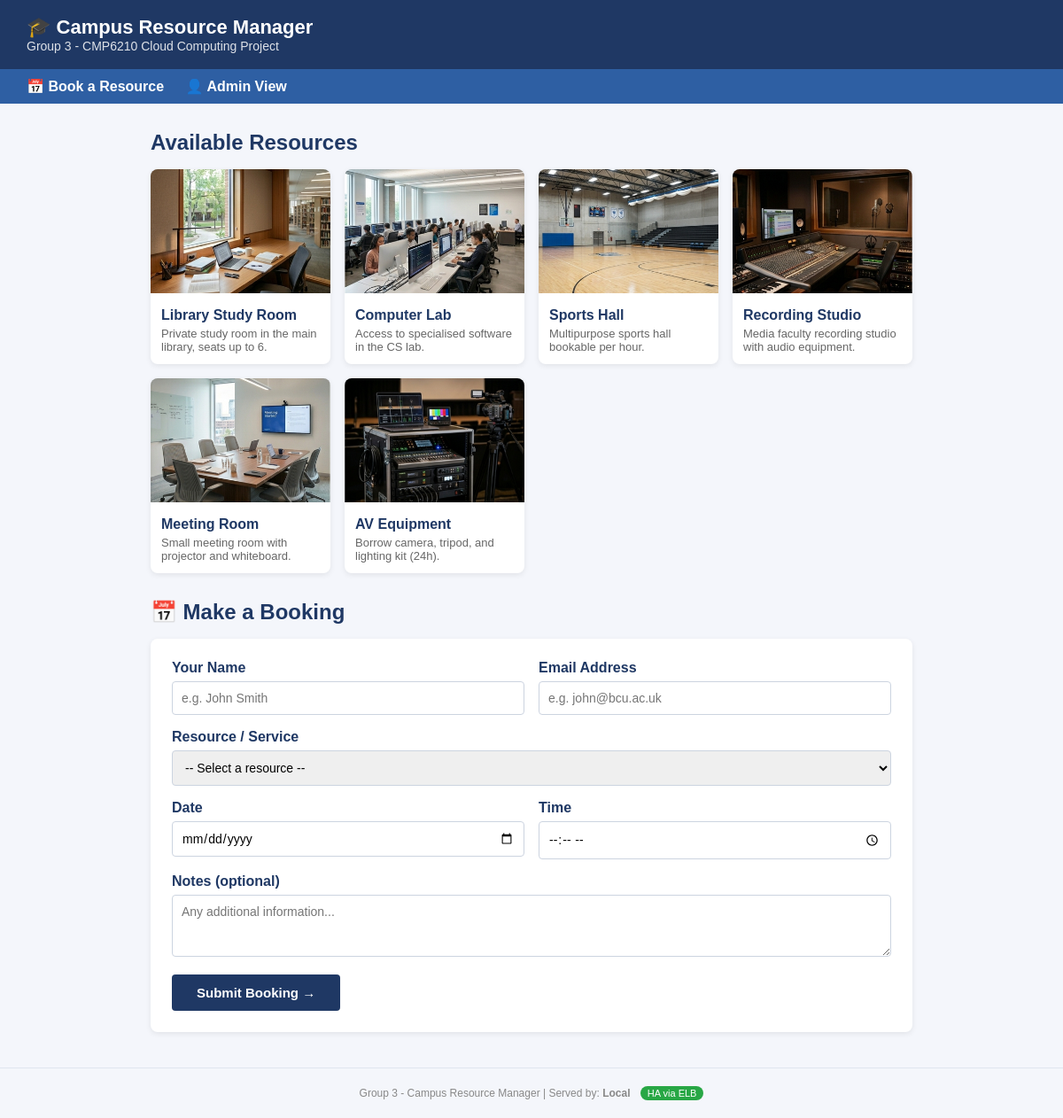
The page /booking_app/index.php on the database its author committed.
### tables this page shows
CREATE TABLE services (
    id              INT AUTO_INCREMENT PRIMARY KEY,
    name            VARCHAR(100) NOT NULL,
    description     VARCHAR(255) NOT NULL,
    image_filename  VARCHAR(100) NOT NULL,
    created_at      TIMESTAMP DEFAULT CURRENT_TIMESTAMP
);

### booking_app/db_config.php (called while the page is built, shortened)
<?php
$server_id  = getenv('SERVER_ID')   ?: 'Local';
$s3_bucket_url = getenv('S3_BUCKET')
    ? "https://" . getenv('S3_BUCKET') . ".s3." . (getenv('AWS_REGION') ?: 'us-east-1') . ".amazonaws.com"
    : "";
?>

### booking_app/index.php (the view, shortened to what this page needs)
<?php require_once("db_config.php"); ?>
<!DOCTYPE html>
<html lang="en">
<head>
</head>
<body>
<header>
    <h1>🎓 Campus Resource Manager</h1>
    <p>Group 3 - CMP6210 Cloud Computing Project</p>
</header>
<nav>
    <a href="index.php">📅 Book a Resource</a>
    <a href="admin.php">👤 Admin View</a>
</nav>
<div class="container">
    <h2>Available Resources</h2>
    <div class="services">
        <?php
        $service_query = $conn->query("SELECT * FROM services ORDER BY id");
        while ($svc = $service_query->fetch_assoc()) {
            $img_src = $s3_bucket_url
                ? "{$s3_bucket_url}/services/{$svc['image_filename']}"
                : "images/{$svc['image_filename']}";
            echo '<div class="service-card">';
            echo '<img src="' . htmlspecialchars($img_src) . '" alt="' . htmlspecialchars($svc['name']) . '">';
            echo '<div class="info">';
            echo '<h3>' . htmlspecialchars($svc['name']) . '</h3>';
            echo '<p>' . htmlspecialchars($svc['description']) . '</p>';
            echo '</div></div>';
        }
        ?>
    </div>
    <h2>📅 Make a Booking</h2>
    <form action="confirm.php" method="POST">
        <div class="row">
            <div class="field">
                <label for="name">Your Name</label>
                <input type="text" id="name" name="name" required maxlength="100" placeholder="e.g. John Smith">
            </div>
            <div class="field">
                <label for="email">Email Address</label>
                <input type="email" id="email" name="email" required maxlength="150" placeholder="e.g. john@bcu.ac.uk">
            </div>
        </div>
        <div class="field">
            <label for="service_id">Resource / Service</label>
            <select id="service_id" name="service_id" required>
                <option value="">-- Select a resource --</option>
            </select>
        </div>
        <div class="row">
            <div class="field">
                <label for="appt_date">Date</label>
                <input type="date" id="appt_date" name="appt_date" required min="<?php echo date("Y-m-d"); ?>">
            </div>
            <div class="field">
                <label for="appt_time">Time</label>
                <input type="time" id="appt_time" name="appt_time" required>
            </div>
        </div>
        <div class="field">
            <label for="notes">Notes (optional)</label>
            <textarea id="notes" name="notes" rows="3" maxlength="500" placeholder="Any additional information..."></textarea>
        </div>
        <button type="submit">Submit Booking →</button>
    </form>
</div>
<footer>
    Group 3 - Campus Resource Manager | Served by: <strong><?php echo htmlspecialchars($server_id); ?></strong>
    <span class="badge">HA via ELB</span>
</footer>
</body>
</html>

### booking_app/index.php (style rules this page uses)
* { margin: 0; padding: 0; box-sizing: border-box; font-family: Arial, sans-serif; }
body { background: #f4f6fb; color: #222; }
header { background: #1F3864; color: white; padding: 18px 30px; }
header h1 { font-size: 22px; }
header p { font-size: 14px; opacity: 0.85; }
nav { background: #2E5FA3; padding: 10px 30px; }
nav a { color: white; text-decoration: none; margin-right: 20px; font-weight: bold; }
.container { max-width: 900px; margin: 30px auto; padding: 0 20px; }
h2 { color: #1F3864; margin-bottom: 16px; }
.services { display: grid; grid-template-columns: repeat(auto-fit, minmax(200px, 1fr)); gap: 16px; margin-bottom: 30px; }
.service-card { background: white; border-radius: 8px; overflow: hidden; box-shadow: 0 2px 6px rgba(0,0,0,0.08); transition: transform 0.2s; }
.service-card img { width: 100%; height: 140px; object-fit: cover; background: #e0e6ef; }
.service-card .info { padding: 12px; }
.service-card h3 { color: #1F3864; font-size: 16px; margin-bottom: 4px; }
.service-card p { color: #666; font-size: 13px; }
form { background: white; padding: 24px; border-radius: 8px; box-shadow: 0 2px 6px rgba(0,0,0,0.08); }
.field { margin-bottom: 16px; }
label { display: block; font-weight: bold; margin-bottom: 6px; color: #1F3864; }
input, select, textarea { width: 100%; padding: 10px; border: 1px solid #ccd4e0; border-radius: 4px; font-size: 14px; }
.row { display: grid; grid-template-columns: 1fr 1fr; gap: 16px; }
button { background: #1F3864; color: white; padding: 12px 28px; border: none; border-radius: 4px; font-size: 15px; cursor: pointer; font-weight: bold; }
footer { text-align: center; padding: 20px; color: #888; font-size: 12px; margin-top: 40px; border-top: 1px solid #e0e6ef; }
.badge { display: inline-block; background: #28a745; color: white; padding: 2px 8px; border-radius: 12px; font-size: 11px; margin-left: 8px; }

### rows shown on the page
services: image_filename (picture), name "Library Study Room", description "Private study room in the main library, seats up to 6."
services: image_filename (picture), name "Computer Lab", description "Access to specialised software in the CS lab."
services: image_filename (picture), name "Sports Hall", description "Multipurpose sports hall bookable per hour."
services: image_filename (picture), name "Recording Studio", description "Media faculty recording studio with audio equipment."
services: image_filename (picture), name "Meeting Room", description "Small meeting room with projector and whiteboard."
services: image_filename (picture), name "AV Equipment", description "Borrow camera, tripod, and lighting kit (24h)."

### other values the page prints
$server_id "Local"
